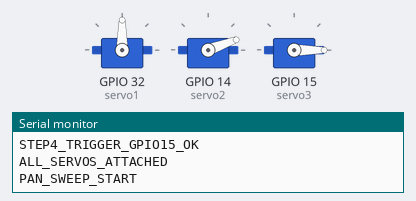
This sketch was run on a simulated ESP32. Shown: 3 × servo, the last lines printed to the serial monitor.

Above: at 4.55 s.
At 5.45 s:
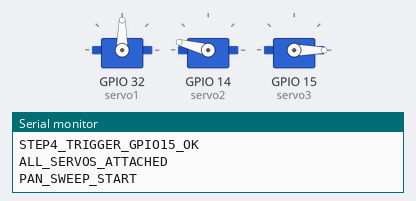
At 6.4 s:
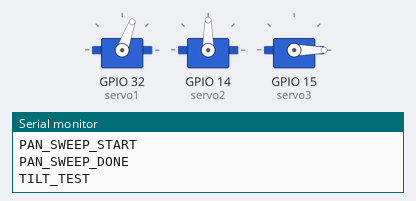
At 7.25 s:
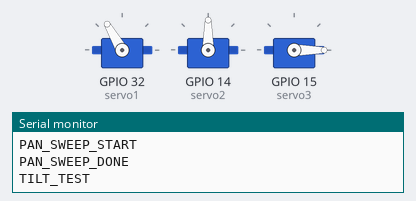
At 8.1 s:
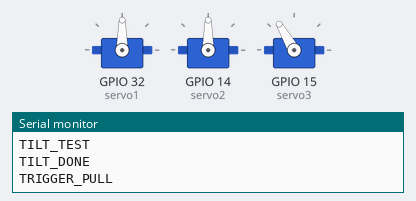
At 11.65 s:
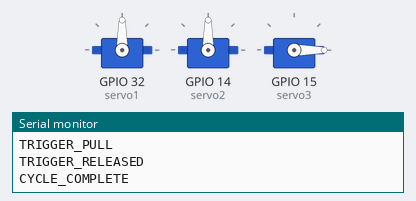
Timing chart, 0 to 13.8 s (numbered marks = the images above):
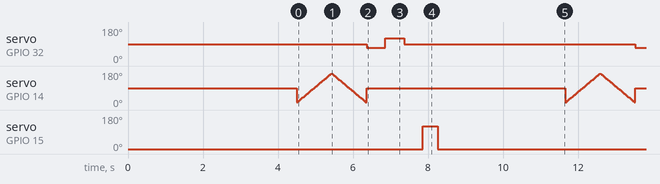

Measured:
- by itself, servo on GPIO 32 (servo1): repeats every 7.2 s: 120° 0.50 s, 90° 6.2 s, 70° 0.50 s
- by itself, servo on GPIO 15 (servo3): alternates 120° for 0.40 s and 0° for 6.8 s

The sketch:

Test_Boot.ino
```cpp
// Servo test - avoiding GPIO 12 (strapping pin!)
// Pan: GPIO 14, Tilt: GPIO 32, Trigger: GPIO 15
#include <Arduino.h>
#include <ESP32Servo.h>

Servo servo1;  // tilt on GPIO 32
Servo servo2;  // pan on GPIO 14
Servo servo3;  // trigger on GPIO 15

void setup() {
    Serial.begin(115200);
    delay(3000);
    Serial.println("STEP1_SERIAL_OK");

    servo1.attach(32);
    servo1.write(90);
    delay(500);
    Serial.println("STEP2_TILT_GPIO32_OK");

    servo2.attach(14);
    servo2.write(90);
    delay(500);
    Serial.println("STEP3_PAN_GPIO14_OK");

    servo3.attach(15);
    servo3.write(0);
    delay(500);
    Serial.println("STEP4_TRIGGER_GPIO15_OK");

    Serial.println("ALL_SERVOS_ATTACHED");
}

void loop() {
    Serial.println("PAN_SWEEP_START");
    for (int a = 15; a <= 165; a += 5) {
        servo2.write(a);
        delay(30);
    }
    for (int a = 165; a >= 15; a -= 5) {
        servo2.write(a);
        delay(30);
    }
    servo2.write(90);
    Serial.println("PAN_SWEEP_DONE");

    Serial.println("TILT_TEST");
    servo1.write(70);
    delay(500);
    servo1.write(120);
    delay(500);
    servo1.write(90);
    delay(500);
    Serial.println("TILT_DONE");

    Serial.println("TRIGGER_PULL");
    servo3.write(120);
    delay(400);
    servo3.write(0);
    delay(400);
    Serial.println("TRIGGER_RELEASED");

    Serial.println("CYCLE_COMPLETE");
    delay(3000);
}
```
